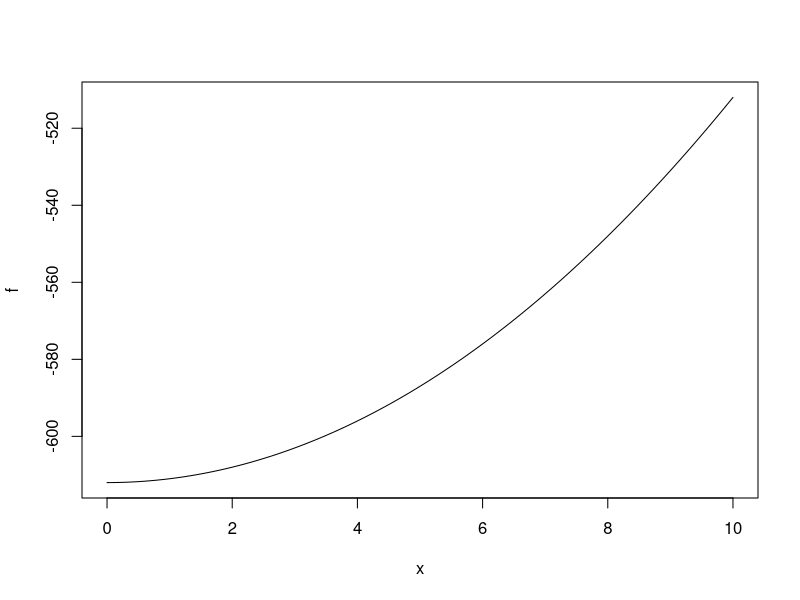

Write R code to recreate this figure. (Note: this script raises an error after producing the figure.)
#Problema Función Secante
#Esteban Moreno & Pablo Veintemilla

FuncionSecante= function (f,x0,x1,t,max)
{
  y0=f(x0)
  y1=f(x1)
  
  
  Ei = c() #vector
  Ej = c() #vector
  issues = c() #vector
  ite = c() #vector

  cat(formatC(c("1","x_1","x_2","Error estimado"), width = -15, format = "f", flag = " "),"\n")
  while(abs(x1-x0)>t&&i<=max)
  {

    i=1
    i=i+1
    pendiente = (y1-y0)/(x1-x0)
    if(pendiente==0) return(cero=NA,f.cero = NA, iter=k,issuest=NA)
    x2=x1-y1/pendiente
    y2=f(x2)
    x0 = x1;y0=y1
    x1=x2;y1=y2
    ite = c(ite, i)
    Error = abs(x1-x0)
    issues = c(issues, Error)
    cat(formatC( c(i,x1,x2,Error), digits = 8, width = -15, format = "f", flag = " "), "\n")

  }

  if(i>max)
  {
    cat("Numero maximo de iteraciones alcanzado")
    cat(i, "X1: ", x1, "X2: ", x2, "Error: ", abs(x1-x0))
  }
  cat("Numero de iteraciones: ",i, "X1: ", x1, "X2: ", x2, "Error: ", abs(x1-x0))
  plot(ite,issues, type = "l", xlab = "No. ite",ylab="Error")
 
  for(b in 1:i){

    if(b!=i){

      Ei[b]=issues[b]

      Ej[b]=issues[b+1]  

    }
  }

  plot(Ei,Ej, type = "l", xlab = "Error i",ylab="Error i+1")
  
}

f=function(x) x^2-612
plot(f,0,10)
FuncionSecante(f,20,24,1e-8,1000)
